Frame 1 (no input): blank canvas, image omitted
Frame 60 (the mouse pressed at the canvas centre just before this capture): blank canvas, image omitted
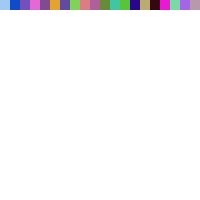
Frame 120 (the mouse held since frame 60 and released just before this capture)

The Processing sketch whose frames 1 and 60 were blank and that drew this single picture after the mouse press (run headless with seeded random() and noise(); from frame 60 on, the mouse is pressed at the canvas centre):

// Processing sketch: processing_38827
// ── processing_38827.pde

//D. Lloyd Gray-Sept.22-creation and Computation

float r;//these 4 values allow for the random colour generation
float g;
float b;
float a;
int y = 0;//allows recording and ajustmentof vertical values
int x = 0;//allows recording andajustmentof horizontal values
int counter = 0;

void setup() {
  size(200,200);
    background(255);
  smooth();

}

void draw() {
  rectMode(CORNER);
 
 noStroke();
if (mousePressed)
    while(x<201&&y<201){//thes parameters make the loop stop at the end of the screen
  r = random(255);//the next 5 lines generate the random fill value
  g = random(255);
  b = random(255);
  a = random(255);
      fill(r,g,b,a);//this is the value for the rect below
    rect(x,y,10,10);//draws the squares
      x = x+10;//increments the horizontal value
      print(x);
    }
   x=0;
}

 

   

  
